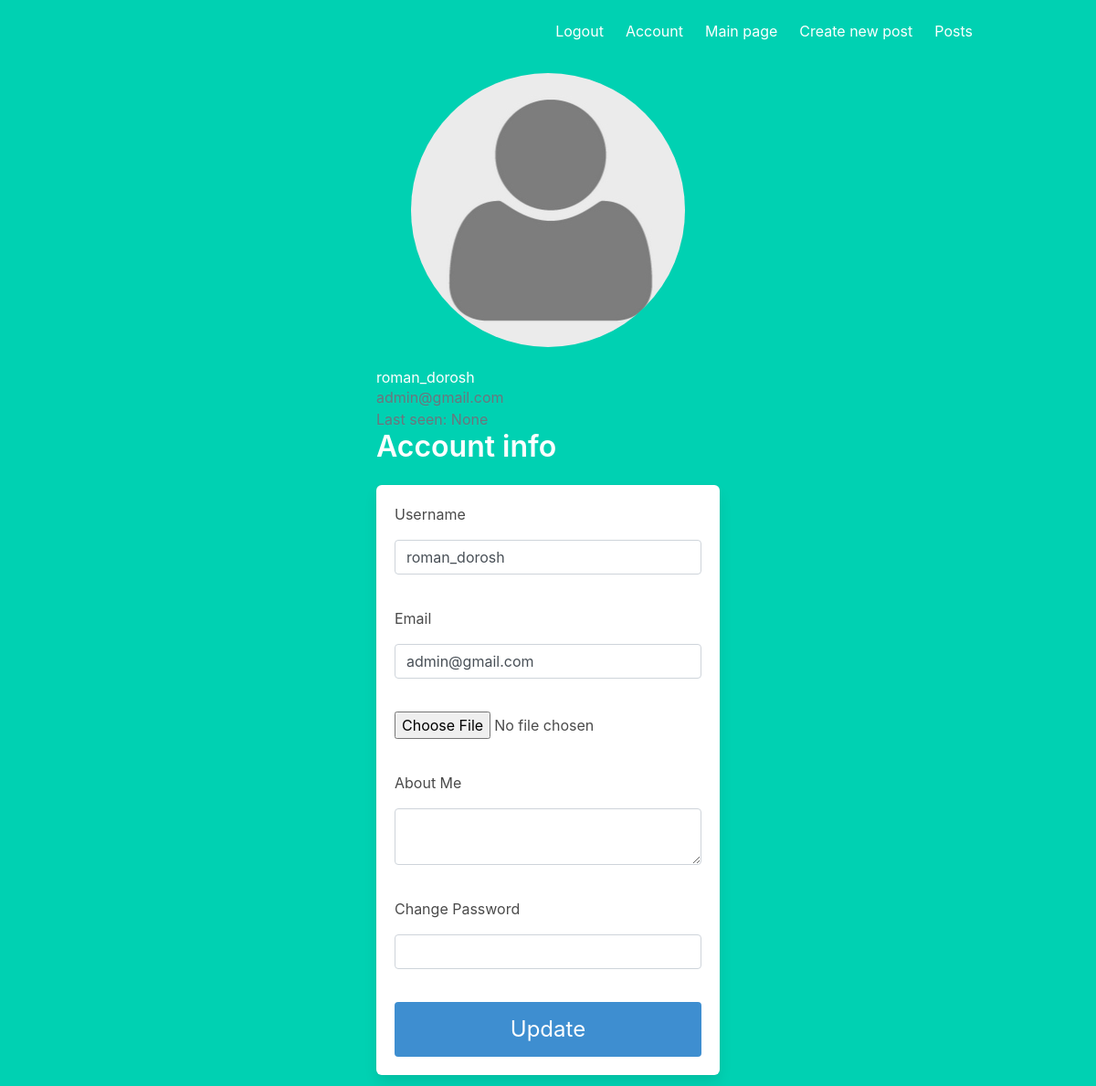
Page /account (signed in) on the committed database.
### app/models.py (models this page shows, shortened)
class User(UserMixin, db.Model):
    id = db.Column(db.Integer, primary_key=True)
    username = db.Column(db.String(64), index=True, unique=True)
    email = db.Column(db.String(120), index=True, unique=True)
    image_file = db.Column(db.String(20), nullable=False, default = 'default.jpg')
    about_me = db.Column(db.String(200), nullable=True)
    last_seen = db.Column(db.DateTime, default=datetime.utcnow)
    password_hash = db.Column(db.String(128))
    posts = db.relationship('Post', backref='author', lazy='dynamic')

### app/views.py (the view)
@app.route('/account', methods=['GET', 'POST'])
@login_required
def account():
    form = UpdateAccountForm()
    if form.validate_on_submit():
        if form.picture.data:
            picture_file = save_picture(form.picture.data)
            current_user.image_file = picture_file
        current_user.username = form.username.data
        current_user.email = form.email.data
        current_user.about_me = form.about_me.data
        current_user.set_password(form.password.data)
        db.session.commit()
        flash('Your account has been updated!', 'success')
        return redirect(url_for('account'))
    elif request.method == 'GET':
        form.username.data = current_user.username
        form.email.data = current_user.email
        form.about_me.data = current_user.about_me
        form.password.data = current_user.password_hash
    image_file = url_for('static', filename=f'profile_pics/{current_user.image_file}')
    return render_template('account.html', title='Account', image=image_file, form=form)

### app/forms.py (shortened to what this page needs)
class UpdateAccountForm(FlaskForm):
    username = StringField('Username', validators=[Length(min=4, max=25,
                                              message='This field length must be between 4 and 25 characters'),
                                              DataRequired('This field is required'),
                                              Regexp('^[A-Za-z][A-Za-z0-9_.]*$', 0,
                                              'Username must have only '
                                              'letters, numbers, dots or '
                                              'underscores')])
    email = StringField('Email', validators=[DataRequired(), Email()])
    picture = FileField('Update Picture', validators=[FileAllowed(['jpg', 'png'])])
    about_me = TextAreaField('About Me', validators=[Length(min=0, max=200)])
    password = PasswordField('Change Password', validators=[Length(min=6, message='This field length must be more 5 characters')])
    submit = SubmitField('Update')

### app/models.py (called while the page is built)
@login.user_loader
def load_user(id):
    return User.query.get(int(id))

### app/views.py (called while the page is built)
@app.before_request
def before_request():
    if current_user.is_authenticated:
        current_user.last_seen = datetime.utcnow()
        db.session.commit()

### app/templates/account.html (shortened to what this page needs)
{% extends "base.html" %}
{% from "_render_field.html" import render_field %}
{% block content %}
<div class="column is-4 is-offset-4">
    <h1 class="title">
            <img class="rounded-circle account-img" src="{{image}}">
                <h2 class="account-heading">{{ current_user.username }}</h2>
                <p class="text-secondary">{{ current_user.email }}</p>
                <p class="text-secondary">Last seen: {{ current_user.last_seen }}</p>
</h1>
    <h3 class="title">Account info</h3>
    <div class="box">
        <form method="POST" action="{{url_for('account', next=request.args.get('next'))}}" enctype="multipart/form-data">
            <div class="field">
                <div class="control">
                    {{ render_field(form.username) }}
                </div>
            </div>
            <div class="field">
                <div class="control">
                    {{ render_field(form.email) }}
                </div>
            </div>
            <div class="field">
                <div class="control">
                    {{ form.picture }}<br><br>
                </div>
            </div>
            <div class="field">
                <div class="control">
                    {{ render_field(form.about_me) }}
                </div>
            </div>
            <div class="field">
                <div class="control">
                    {{ render_field(form.password) }}
                </div>
            </div>
            <div class="field">
                <div class="control">
                    {{ form.submit(class_="button is-block is-info is-large is-fullwidth") }}
                </div>
            </div>
        </form>
    </div>
</div>
{% endblock %}

### app/templates/_render_field.html
{% macro render_field(field) %}
 <label>{{ field.label }}</label>
{% if field.errors %}
<dd>{{ field(class_="form-control", style="background-color: red;", **kwargs) | safe }}
        <ul>
        {% for error in field.errors %}
        <li  class="list-group-item list-group-item-danger"> {{error}} </li>
        {% endfor %}
        </ul>
{% else %}
<dd> {{ field(class_="form-control", **kwargs) | safe }} </dd>
<br>
{% endif %}
{% endmacro %}

### app/static/styles/style.css (style rules this page uses)
h1 { text-align: center; }

### rows in the picture
User: username "roman_dorosh", email "admin@gmail.com", last_seen "None"

### other values in the picture
{{ field.label }} "Username Email About Me Change Password"
